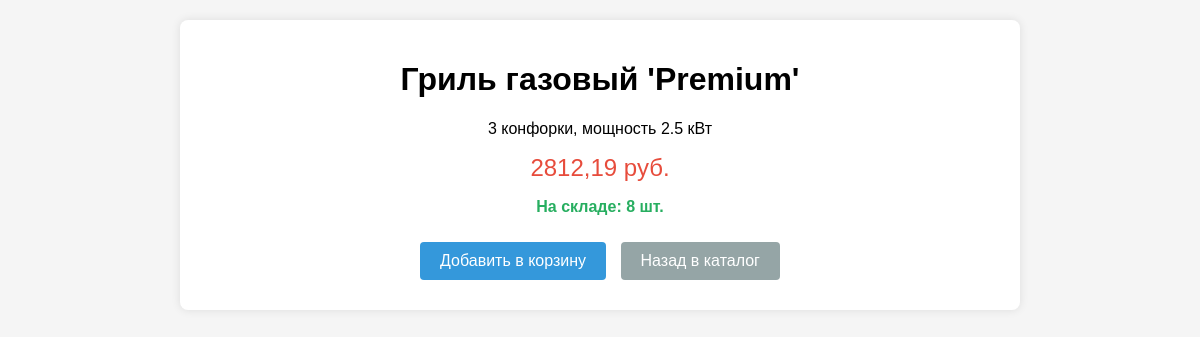
The app's page /picnic_shop/catalog/5/ with its own data.
### picnic_shop/models.py (models this page shows, shortened)
class Product(models.Model):
    name = models.CharField(max_length=200, verbose_name="Название")
    description = models.TextField(verbose_name="Описание")
    image = models.ImageField(upload_to="products/", verbose_name="Фото товара")
    price = models.DecimalField(
        max_digits=10,
        decimal_places=2,
        validators=[MinValueValidator(0)],
        verbose_name="Цена"
    )
    stock = models.IntegerField(
        validators=[MinValueValidator(0)],
        verbose_name="Количество на складе"
    )
    category = models.ForeignKey(
        Category,
        on_delete=models.CASCADE,
        verbose_name="Категория"
    )
    manufacturer = models.ForeignKey(
        Manufacturer,
        on_delete=models.CASCADE,
        verbose_name="Производитель"
    )
    class Meta:
        verbose_name = "Товар"
        verbose_name_plural = "Товары"

### picnic_shop/views.py (the view)
# urls.py: path('catalog/<int:pk>/', views.product_detail, name='product_detail'),
def product_detail(request, pk):
    product = get_object_or_404(Product, pk=pk)
    return render(request, 'shop/product_detail.html', {'product': product})

### picnic_shop/templates/shop/product_detail.html (shortened to what this page needs)
<!DOCTYPE html>
<html>
<head>
</head>
<body>
    <div class="container">
        <div class="product-detail">
            <h1>{{ product.name }}</h1>
            <p>{{ product.description }}</p>
            <div class="price">{{ product.price }} руб.</div>
            <p class="stock">На складе: {{ product.stock }} шт.</p>
            <div>
                <a href="{% url 'add_to_cart' product.id %}" class="btn">Добавить в корзину</a>
                <a href="{% url 'product_list' %}" class="btn back-btn">Назад в каталог</a>
            </div>
        </div>
    </div>
</body>
</html>

### picnic_shop/templates/shop/product_detail.html (style rules this page uses)
body { font-family: Arial, sans-serif; margin: 0; padding: 20px; background-color: #f5f5f5; }
.container { max-width: 800px; margin: 0 auto; background: white; padding: 20px; border-radius: 8px; box-shadow: 0 0 10px rgba(0,0,0,0.1); }
.product-detail { text-align: center; }
.price { font-size: 24px; color: #e74c3c; margin: 15px 0; }
.stock { color: #27ae60; font-weight: bold; }
.btn { display: inline-block; padding: 10px 20px; background: #3498db; color: white; border-radius: 4px; margin: 10px 5px; text-decoration: none; }
.back-btn { background: #95a5a6; }

### records on screen
Product: name "Гриль газовый 'Premium'", description "3 конфорки, мощность 2.5 кВт", price "2812,19", stock "8"
